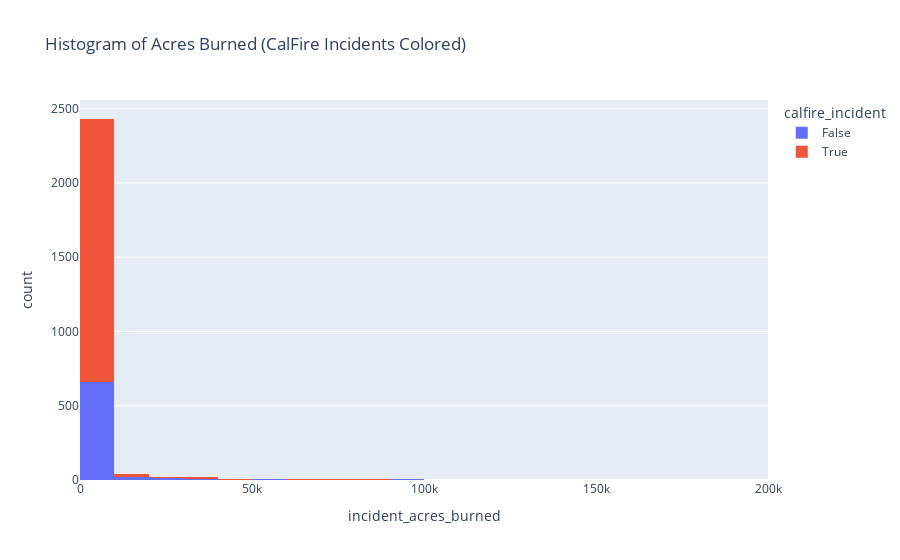

The notebook cell this image was saved under:
### Markdown cell above
**Q1** How many variables and observations?

**Q2** How many different incident types are there?

**Q3** Make a histogram of the acres burned and color the bars by whether or not the incident was a calfire incident. You will probably need to make a mask to remove very small and very large fires. How many fires burned more than 100,000 acres? What is the largest fire in the data?

**Extra Q** EXTRA - CHALLENGE - See if you can create a graph that answers the question: Are fires getting bigger or more frequent over time? You get complete creative control on how to answer this question!

### Code cell
# You will need to write some code to answer the questions.
# Q1
num_observations, num_variables = DF_raw.shape
print(f"Q1: Observations: {num_observations}, Variables: {num_variables}")

# Q2
num_incident_types = DF_raw['incident_type'].nunique()
print(f"Q2: Incident types: {num_incident_types}")

# Q3
mask = (DF_raw['incident_acres_burned'] > 10) & (DF_raw['incident_acres_burned'] < 200000)
filtered_data = DF_raw[mask]

fig = px.histogram(filtered_data, 
                   x='incident_acres_burned', 
                   color='calfire_incident', 
                   title='Histogram of Acres Burned (CalFire Incidents Colored)', 
                   nbins=30)
fig.show()

num_large_fires = DF_raw[DF_raw['incident_acres_burned'] > 100000].shape[0]
print(f"Q3: Burned more than 100,000 acres: {num_large_fires}")

largest_fire = DF_raw['incident_acres_burned'].max()
print(f"Q3: Largest Fire: {largest_fire} acres.")

### Figure 1 — Plotly figure (JSON) as saved in the notebook; plotly's stock layout.template omitted (floating-point values rounded to 4 significant figures; data arrays with more than 128 entries replaced by an {"elided": "..."} marker saying what was removed)
{"data": [{"alignmentgroup": "True", "bingroup": "x", "hovertemplate": "calfire_incident=False<br>incident_acres_burned=%{x}<br>count=%{y}<extra></extra>", "legendgroup": "False", "marker": {"color": "#636efa", "pattern": {"shape": ""}}, "name": "False", "nbinsx": 30, "offsetgroup": "False", "orientation": "v", "showlegend": true, "type": "histogram", "x": {"elided": "726 int values"}, "xaxis": "x", "yaxis": "y"}, {"alignmentgroup": "True", "bingroup": "x", "hovertemplate": "calfire_incident=True<br>incident_acres_burned=%{x}<br>count=%{y}<extra></extra>", "legendgroup": "True", "marker": {"color": "#EF553B", "pattern": {"shape": ""}}, "name": "True", "nbinsx": 30, "offsetgroup": "True", "orientation": "v", "showlegend": true, "type": "histogram", "x": {"elided": "1824 int values"}, "xaxis": "x", "yaxis": "y"}], "layout": {"autosize": true, "barmode": "relative", "legend": {"title": {"text": "calfire_incident"}, "tracegroupgap": 0}, "title": {"text": "Histogram of Acres Burned (CalFire Incidents Colored)"}, "xaxis": {"anchor": "y", "autorange": true, "domain": [0, 1], "range": [-0.5, 200000.0], "title": {"text": "incident_acres_burned"}, "type": "linear"}, "yaxis": {"anchor": "x", "autorange": true, "domain": [0, 1], "range": [0, 2558.0], "title": {"text": "count"}}}}
